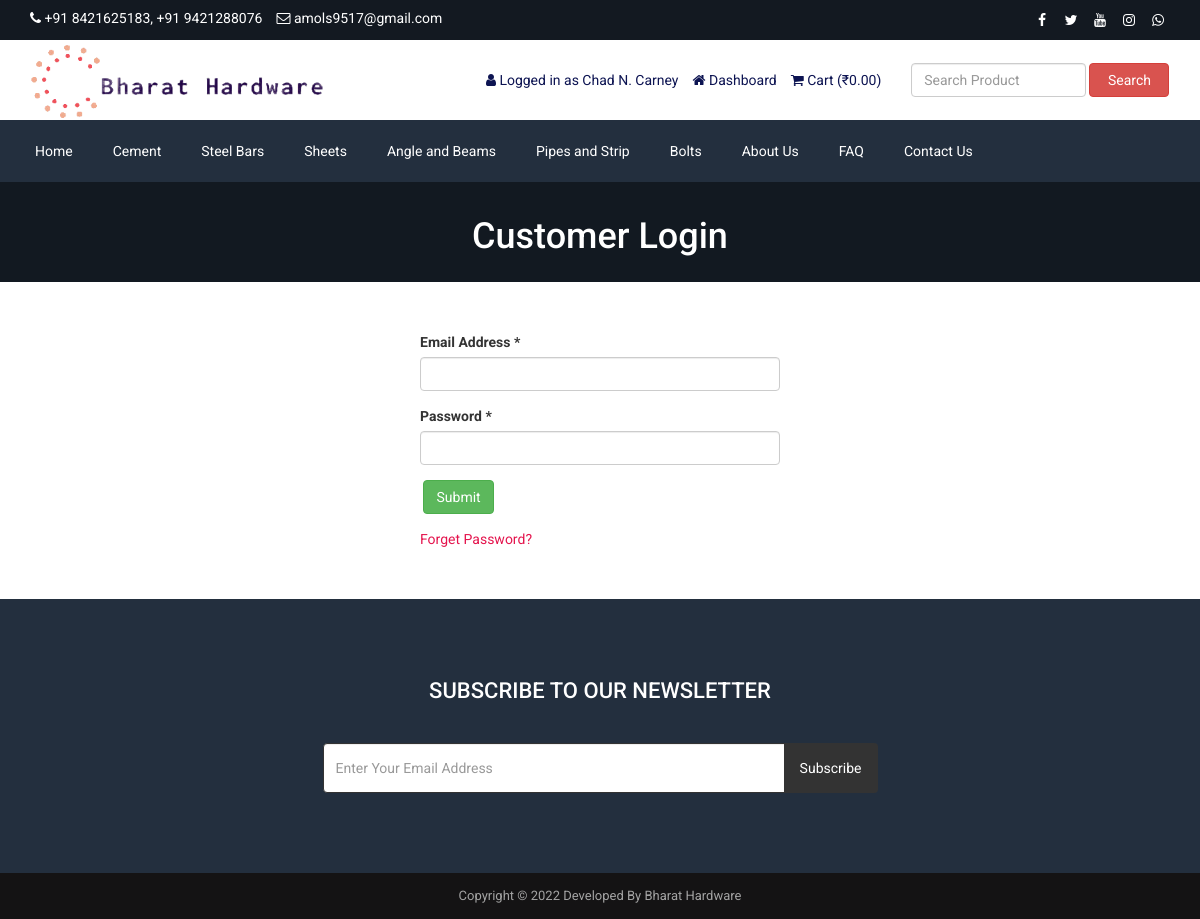
Page /login.php (signed in) on the committed database.
### tables this page shows
CREATE TABLE `tbl_settings` (
  `id` int(11) NOT NULL,
  `logo` tinytext NOT NULL,
  `favicon` tinytext NOT NULL,
  `footer_about` text NOT NULL,
  `footer_copyright` text NOT NULL,
  `contact_address` text NOT NULL,
  `contact_email` tinytext NOT NULL,
  `contact_phone` tinytext NOT NULL,
  `contact_fax` tinytext NOT NULL,
  `contact_map_iframe` text NOT NULL,
  `receive_email` tinytext NOT NULL,
  `receive_email_subject` tinytext NOT NULL,
  `receive_email_thank_you_message` text NOT NULL,
  `forget_password_message` text NOT NULL,
  `total_recent_post_footer` int(10) NOT NULL,
  `total_popular_post_footer` int(10) NOT NULL,
  `total_recent_post_sidebar` int(11) NOT NULL,
  `total_popular_post_sidebar` int(11) NOT NULL,
  `total_featured_product_home` int(11) NOT NULL,
  `total_latest_product_home` int(11) NOT NULL,
  `total_popular_product_home` int(11) NOT NULL,
  `meta_title_home` text NOT NULL,
  `meta_keyword_home` text NOT NULL,
  `meta_description_home` text NOT NULL,
  `banner_login` tinytext NOT NULL,
  `banner_registration` tinytext NOT NULL,
  `banner_forget_password` tinytext NOT NULL,
  `banner_reset_password` tinytext NOT NULL,
  `banner_search` tinytext NOT NULL,
  `banner_cart` tinytext NOT NULL,
  `banner_checkout` tinytext NOT NULL,
  `banner_product_category` tinytext NOT NULL,
  `banner_blog` tinytext NOT NULL,
  `cta_title` tinytext NOT NULL,
  `cta_content` text NOT NULL,
  `cta_read_more_text` tinytext NOT NULL,
  `cta_read_more_url` tinytext NOT NULL,
  `cta_photo` tinytext NOT NULL,
  `featured_product_title` tinytext NOT NULL,
  `featured_product_subtitle` tinytext NOT NULL,
  `latest_product_title` tinytext NOT NULL,
  `latest_product_subtitle` tinytext NOT NULL,
  `popular_product_title` tinytext NOT NULL,
  `popular_product_subtitle` tinytext NOT NULL,
  `testimonial_title` tinytext NOT NULL,
  `testimonial_subtitle` tinytext NOT NULL,
  `testimonial_photo` tinytext NOT NULL,
  `blog_title` tinytext NOT NULL,
  `blog_subtitle` tinytext NOT NULL,
  `newsletter_text` text NOT NULL,
  `paypal_email` tinytext NOT NULL,
  `stripe_public_key` tinytext NOT NULL,
  `stripe_secret_key` tinytext NOT NULL,
  `bank_detail` text NOT NULL,
  `before_head` text NOT NULL,
  `after_body` text NOT NULL,
  `before_body` text NOT NULL,
  `home_service_on_off` int(11) NOT NULL,
  `home_welcome_on_off` int(11) NOT NULL,
  `home_featured_product_on_off` int(11) NOT NULL,
  `home_latest_product_on_off` int(11) NOT NULL,
  `home_popular_product_on_off` int(11) NOT NULL,
  `home_testimonial_on_off` int(11) NOT NULL,
  `home_blog_on_off` int(11) NOT NULL,
  `newsletter_on_off` int(11) NOT NULL,
  `ads_above_welcome_on_off` int(1) NOT NULL,
  `ads_above_featured_product_on_off` int(1) NOT NULL,
  `ads_above_latest_product_on_off` int(1) NOT NULL,
  `ads_above_popular_product_on_off` int(1) NOT NULL,
  `ads_above_testimonial_on_off` int(1) NOT NULL,
  `ads_category_sidebar_on_off` int(1) NOT NULL
);

CREATE TABLE `tbl_social` (
  `social_id` int(11) NOT NULL,
  `social_name` tinytext NOT NULL,
  `social_url` tinytext NOT NULL,
  `social_icon` tinytext NOT NULL
);

CREATE TABLE `tbl_top_category` (
  `tcat_id` int(11) NOT NULL,
  `tcat_name` tinytext NOT NULL,
  `show_on_menu` int(1) NOT NULL
);

CREATE TABLE `tbl_page` (
  `id` int(11) NOT NULL,
  `about_title` tinytext NOT NULL,
  `about_content` text NOT NULL,
  `about_banner` tinytext NOT NULL,
  `about_meta_title` tinytext NOT NULL,
  `about_meta_keyword` text NOT NULL,
  `about_meta_description` text NOT NULL,
  `faq_title` tinytext NOT NULL,
  `faq_banner` tinytext NOT NULL,
  `faq_meta_title` tinytext NOT NULL,
  `faq_meta_keyword` text NOT NULL,
  `faq_meta_description` text NOT NULL,
  `blog_title` tinytext NOT NULL,
  `blog_banner` tinytext NOT NULL,
  `blog_meta_title` tinytext NOT NULL,
  `blog_meta_keyword` text NOT NULL,
  `blog_meta_description` text NOT NULL,
  `contact_title` tinytext NOT NULL,
  `contact_banner` tinytext NOT NULL,
  `contact_meta_title` tinytext NOT NULL,
  `contact_meta_keyword` text NOT NULL,
  `contact_meta_description` text NOT NULL,
  `pgallery_title` tinytext NOT NULL,
  `pgallery_banner` tinytext NOT NULL,
  `pgallery_meta_title` tinytext NOT NULL,
  `pgallery_meta_keyword` text NOT NULL,
  `pgallery_meta_description` text NOT NULL,
  `vgallery_title` tinytext NOT NULL,
  `vgallery_banner` tinytext NOT NULL,
  `vgallery_meta_title` tinytext NOT NULL,
  `vgallery_meta_keyword` text NOT NULL,
  `vgallery_meta_description` text NOT NULL
);

### login.php (the view, shortened to what this page needs)
<?php require_once('header.php'); ?>
<?php
$statement = $pdo->prepare("SELECT * FROM tbl_settings WHERE id=1");
$statement->execute();
$result = $statement->fetchAll(PDO::FETCH_ASSOC);
foreach ($result as $row) {
    $banner_login = $row['banner_login'];
}
?>
<div class="page-banner" style="background-color:#444;background-image: url(assets/uploads/<?php echo $banner_login; ?>);">
    <div class="inner">
        <h1><?php echo LANG_VALUE_10; ?></h1>
    </div>
</div>
<div class="page">
    <div class="container">
        <div class="row">
            <div class="col-md-12">
                <div class="user-content">
                    <form action="" method="post">
                        <div class="row">
                            <div class="col-md-4"></div>
                            <div class="col-md-4">
                                <div class="form-group">
                                    <label for=""><?php echo LANG_VALUE_94; ?> *</label>
                                    <input type="email" class="form-control" name="cust_email">
                                </div>
                                <div class="form-group">
                                    <label for=""><?php echo LANG_VALUE_96; ?> *</label>
                                    <input type="password" class="form-control" name="cust_password">
                                </div>
                                <div class="form-group">
                                    <input type="submit" class="btn btn-success" value="<?php echo LANG_VALUE_4; ?>" name="form1">
                                </div>
                                <a href="forget-password.php" style="color:#e4144d;"><?php echo LANG_VALUE_97; ?>?</a>
                            </div>
                        </div>
                    </form>
                </div>
            </div>
        </div>
    </div>
</div>
<?php require_once('footer.php'); ?>

### header.php (shortened to what this page needs)
<?php
include("admin/inc/config.php");
$statement = $pdo->prepare("SELECT * FROM tbl_settings WHERE id=1");
$statement->execute();
$result = $statement->fetchAll(PDO::FETCH_ASSOC);
foreach ($result as $row)
{
	$logo = $row['logo'];
	$contact_email = $row['contact_email'];
	$contact_phone = $row['contact_phone'];
}
?>
<!DOCTYPE html>
<html lang="en">
<head>
	<link rel="stylesheet" href="assets/css/bootstrap.min.css">
	<link rel="stylesheet" href="assets/css/font-awesome.min.css">
	<link rel="stylesheet" href="assets/css/owl.carousel.min.css">
	<link rel="stylesheet" href="assets/css/owl.theme.default.min.css">
	<link rel="stylesheet" href="assets/css/jquery.bxslider.min.css">
    <link rel="stylesheet" href="assets/css/magnific-popup.css">
    <link rel="stylesheet" href="assets/css/rating.css">
	<link rel="stylesheet" href="assets/css/spacing.css">
	<link rel="stylesheet" href="assets/css/bootstrap-touch-slider.css">
	<link rel="stylesheet" href="assets/css/animate.min.css">
	<link rel="stylesheet" href="assets/css/tree-menu.css">
	<link rel="stylesheet" href="assets/css/select2.min.css">
	<link rel="stylesheet" href="assets/css/main.css">
	<link rel="stylesheet" href="assets/css/responsive.css">
	<?php
	$statement = $pdo->prepare("SELECT * FROM tbl_page WHERE id=1");
	$statement->execute();
	$result = $statement->fetchAll(PDO::FETCH_ASSOC);
		?>
</head>
<body>
<div class="top">
	<div class="container">
		<div class="row">
			<div class="col-md-6 col-sm-6 col-xs-12">
				<div class="left">
					<ul>
						<li><i class="fa fa-phone"></i> <?php echo $contact_phone; ?></li>
						<li><i class="fa fa-envelope-o"></i> <?php echo $contact_email; ?></li>
					</ul>
				</div>
			</div>
			<div class="col-md-6 col-sm-6 col-xs-12">
				<div class="right">
					<ul>
						<?php
						$statement = $pdo->prepare("SELECT * FROM tbl_social");
						$statement->execute();
						$result = $statement->fetchAll(PDO::FETCH_ASSOC);
						foreach ($result as $row) {
							?>
							<?php if($row['social_url'] != ''): ?>
							<li><a href="<?php echo $row['social_url']; ?>"><i class="<?php echo $row['social_icon']; ?>"></i></a></li>
							<?php endif; ?>
							<?php
						}
						?>
					</ul>
				</div>
			</div>
		</div>
	</div>
</div>
<div class="header">
	<div class="container">
		<div class="row inner">
			<div class="col-md-4 logo">
				<a href="index.php"><img src="assets/uploads/<?php echo $logo; ?>" alt="logo image"></a>
			</div>
			<div class="col-md-5 right">
				<ul>
					<?php
					if(isset($_SESSION['customer'])) {
						?>
						<li><i class="fa fa-user"></i> <?php echo LANG_VALUE_13; ?> <?php echo $_SESSION['customer']['cust_name']; ?></li>
						<li><a href="dashboard.php"><i class="fa fa-home"></i> <?php echo LANG_VALUE_89; ?></a></li>
						<?php
					} else {
						?>
						<li><a href="login.php"><i class="fa fa-sign-in"></i> <?php echo LANG_VALUE_9; ?></a></li>
						<li><a href="registration.php"><i class="fa fa-user-plus"></i> <?php echo LANG_VALUE_15; ?></a></li>
						<?php
					}
					?>
					<li><a href="cart.php"><i class="fa fa-shopping-cart"></i> <?php echo LANG_VALUE_18; ?> (<?php echo "&#8377;"; ?><?php
					if(isset($_SESSION['cart_p_id'])) {
						$table_total_price = 0;
						$i=0;
	                    foreach($_SESSION['cart_p_qty'] as $key => $value)
	                    {
	                        $i++;
	                        $arr_cart_p_qty[$i] = $value;
	                    }                    $i=0;
	                    foreach($_SESSION['cart_p_current_price'] as $key => $value)
	                    {
	                        $i++;
	                        $arr_cart_p_current_price[$i] = $value;
	                    }
	                    for($i=1;$i<=count($arr_cart_p_qty);$i++) {
	                    	$row_total_price = $arr_cart_p_current_price[$i]*$arr_cart_p_qty[$i];
	                        $table_total_price = $table_total_price + $row_total_price;
	                    }
						echo $table_total_price;
					} else {
						echo '0.00';
					}
					?>)</a></li>
				</ul>
			</div>
			<div class="col-md-3 search-area">
				<form class="navbar-form navbar-left" role="search" action="search-result.php" method="get">
					<div class="form-group">
						<input type="text" class="form-control search-top" placeholder="<?php echo LANG_VALUE_2; ?>" name="search_text">
					</div>
					<button type="submit" class="btn btn-danger"><?php echo LANG_VALUE_3; ?></button>
				</form>
			</div>
		</div>
	</div>
</div>
<div class="nav">
	<div class="container">
		<div class="row">
			<div class="col-md-12 pl_0 pr_0">
				<div class="menu-container">
					<div class="menu">
						<ul>
							<li><a href="index.php">Home</a></li>
							<?php
							$statement = $pdo->prepare("SELECT * FROM tbl_top_category WHERE show_on_menu=1");
							$statement->execute();
							$result = $statement->fetchAll(PDO::FETCH_ASSOC);
							foreach ($result as $row) {
								?>
								<li><a href="product-category.php?id=<?php echo $row['tcat_id']; ?>&type=top-category"><?php echo $row['tcat_name']; ?></a>
								</li>
								<?php
							}
							?>
							<?php
							$statement = $pdo->prepare("SELECT * FROM tbl_page WHERE id=1");
							$statement->execute();
							$result = $statement->fetchAll(PDO::FETCH_ASSOC);
							foreach ($result as $row) {
								$about_title = $row['about_title'];
								$faq_title = $row['faq_title'];
								$contact_title = $row['contact_title'];
							}
							?>
							<li><a href="about.php"><?php echo $about_title; ?></a></li>
							<li><a href="faq.php"><?php echo $faq_title; ?></a></li>
							<li><a href="contact.php"><?php echo $contact_title; ?></a></li>
						</ul>
					</div>
				</div>
			</div>
		</div>
	</div>
</div>

### footer.php (shortened to what this page needs)
<?php
$statement = $pdo->prepare("SELECT * FROM tbl_settings WHERE id=1");
$statement->execute();
$result = $statement->fetchAll(PDO::FETCH_ASSOC);
foreach ($result as $row)
{
	$footer_copyright = $row['footer_copyright'];
    $newsletter_on_off = $row['newsletter_on_off'];
}
?>
<?php if($newsletter_on_off == 1): ?>
<section class="home-newsletter">
	<div class="container">
		<div class="row">
			<div class="col-md-6 col-md-offset-3">
				<div class="single">
				<form action="" method="post">
					<h2><?php echo LANG_VALUE_93; ?></h2>
					<div class="input-group">
			        	<input type="email" class="form-control" placeholder="<?php echo LANG_VALUE_95; ?>" name="email_subscribe">
			         	<span class="input-group-btn">
			         	<button class="btn btn-theme" type="submit" name="form_subscribe"><?php echo LANG_VALUE_92; ?></button>
			         	</span>
			        </div>
				</div>
			</div>
		</div>
	</div>
</section>
<?php endif; ?>
<div class="footer-bottom">
	<div class="container">
		<div class="row">
			<div class="col-md-12 copyright">
				<?php echo $footer_copyright; ?>
			</div>
		</div>
	</div>
</div>
</body>
</html>

### rows in the picture
tbl_settings: contact_phone "+91 8421625183, +91 9421288076", contact_email "amols9517@gmail.com", logo (picture), banner_login (picture), footer_copyright "Copyright © 2022 Developed By Bharat Hardware"
tbl_top_category: tcat_name "Cement"
tbl_top_category: tcat_name "Steel Bars"
tbl_top_category: tcat_name "Sheets"
tbl_top_category: tcat_name "Angle and Beams"
tbl_top_category: tcat_name "Pipes and Strip"
tbl_top_category: tcat_name "Bolts"
tbl_page: about_title "About Us", faq_title "FAQ", contact_title "Contact Us"

### other values in the picture
LANG_VALUE_13 "Logged in as"
$_SESSION['customer']['cust_name'] "Chad N. Carney"
LANG_VALUE_89 "Dashboard"
LANG_VALUE_18 "Cart"
LANG_VALUE_3 "Search"
LANG_VALUE_10 "Customer Login"
LANG_VALUE_94 "Email Address"
LANG_VALUE_96 "Password"
LANG_VALUE_97 "Forget Password"
LANG_VALUE_93 "SUBSCRIBE TO OUR NEWSLETTER"
LANG_VALUE_92 "Subscribe"
